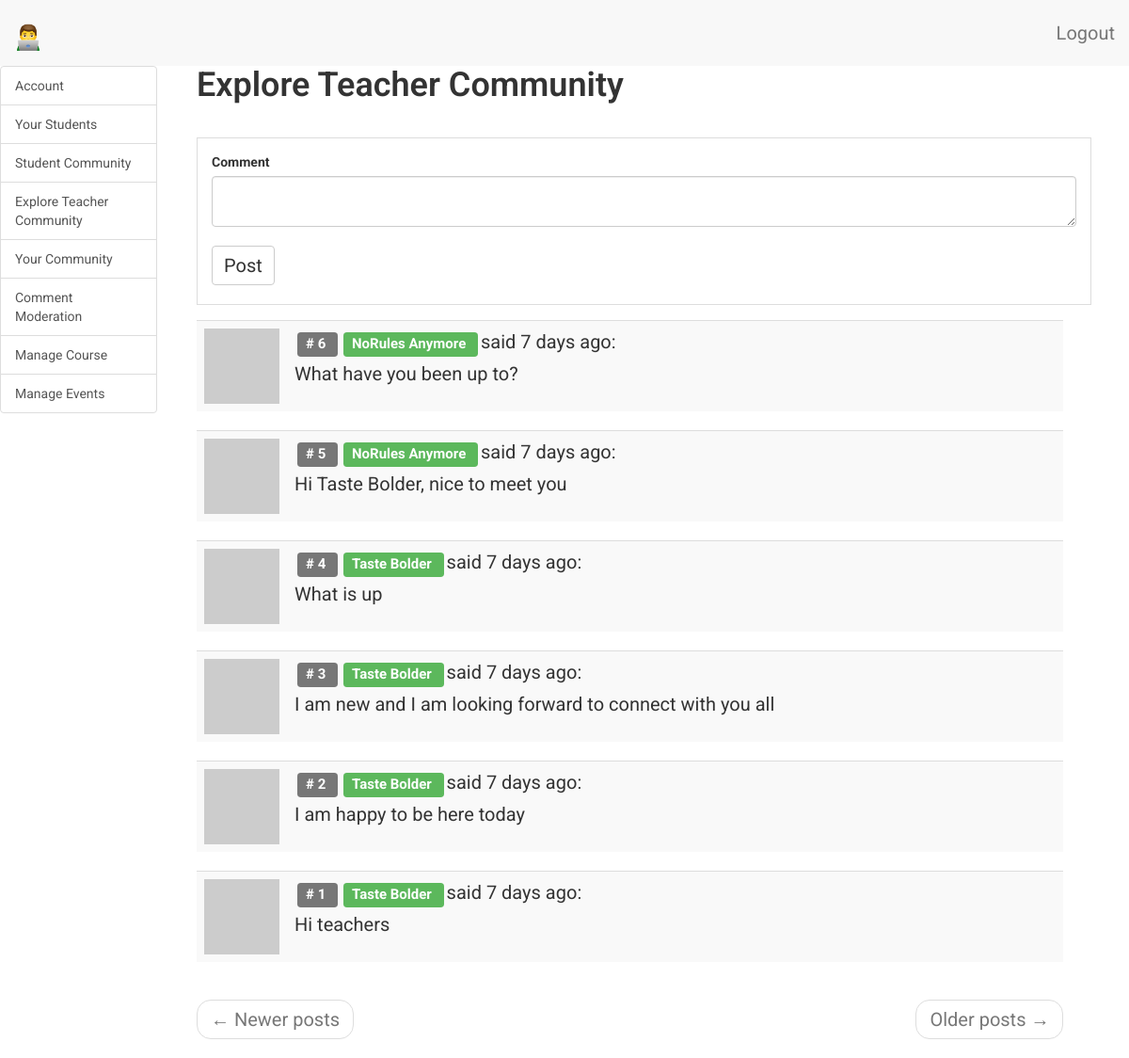
Screenshot of /teacher/dashboard/explore-teachers (signed in) with the database file from the repository.
### app/models.py (models this page shows, shortened)
class TeacherCommunityComment(db.Model):
    __tablename__ = 'teacher community comment'
    id = db.Column(db.Integer, primary_key=True)
    body = db.Column(db.String(140))
    timestamp = db.Column(db.DateTime, index=True, default=datetime.utcnow)
    teacher_id = db.Column(db.Integer, db.ForeignKey('teacher.id'))

class Teacher(UserMixin, db.Model):
    __tablename__ = 'teacher'
    id = db.Column(db.Integer, primary_key=True)
    teacher_full_name = db.Column(db.String(64), index=True, unique=True)
    teacher_email = db.Column(db.String(120), index=True, unique=True)
    teacher_phone = db.Column(db.String(120), index=True, unique=True)
    teacher_residence = db.Column(db.String(120), index=True)
    teacher_course = db.Column(db.String(120), index=True)
    teacher_about_me = db.Column(db.String(140))
    teacher_last_seen = db.Column(db.DateTime, default=datetime.utcnow)
    teacher_password_hash = db.Column(db.String(128))
    comments = db.relationship(
        'TeacherCommunityComment',
        backref='author',
        lazy='dynamic'
        )
    course_overview = db.relationship(
        'WebDevelopmentOverview',
        backref='author',
        lazy='dynamic'
        )
    table_of_contentes = db.relationship(
        'TableOfContents',
        backref='author',
        lazy='dynamic'
        )
    chapter = db.relationship(
        'Chapter',
        backref='author',
        lazy='dynamic'
        )
    chapter_objectives = db.relationship(
        'ChapterObjectives',
        backref='author',
        lazy='dynamic'
        )
    chapter_quizzes = db.relationship(
        'ChapterQuiz',
        backref='author',
        lazy='dynamic'
        )
    def avatar_teacher(self, size):
        digest = md5(self.teacher_email.lower().encode('utf-8')).hexdigest()
        return 'https://www.gravatar.com/avatar/{}?d=identicon&s={}'.format(
            digest, size)
    teacher_followed = db.relationship(
        'Teacher',
        secondary=teacher_followers,
        primaryjoin=(teacher_followers.c.follower_id == id),
        secondaryjoin=(teacher_followers.c.followed_id == id),
        backref=db.backref(
            'teacher_followers',
            lazy='dynamic'
            ), lazy='dynamic')

### app/teacher/routes.py (the view, shortened to what this page needs)
@bp.route('/dashboard/explore-teachers')
@login_required
def dashboard_explore_teachers():
    teacher = Teacher.query.filter_by(
        teacher_full_name=current_user.teacher_full_name).first()
    page = request.args.get('page', 1, type=int)
    comment_form = CommentForm()
    comments = TeacherCommunityComment.query.order_by(
        TeacherCommunityComment.timestamp.desc()
        ).paginate(
            page,
            current_app.config['POSTS_PER_PAGE'],
            False
            )
    next_url = url_for(
        'teacher.dashboard_explore_teachers',
        page=comments.next_num) \
        if comments.has_next else None
    prev_url = url_for(
        'teacher.dashboard_explore_teachers',
        page=comments.prev_num) \
        if comments.has_prev else None
    return render_template(
        'teacher/explore_teachers.html',
        title='Explore Teachers',
        teacher=teacher,
        next_url=next_url,
        prev_url=prev_url,
        comments=comments.items,
        comment_form=comment_form
        )

### app/teacher/forms.py
class CommentForm(FlaskForm):
    comment = TextAreaField('Comment',
                            validators=[DataRequired()]
                            )
    submit = SubmitField('Post')

### app/models.py (called while the page is built)
@login.user_loader
def load_teacher(id):
    return Teacher.query.get(int(id))

### app/teacher/routes.py (called while the page is built)
@bp.before_request
def before_request():
    if current_user.is_authenticated:
        current_user.teacher_last_seen = datetime.utcnow()
        db.session.commit()

### app/templates/teacher/explore_teachers.html (shortened to what this page needs)
{% extends 'base.html' %}
{% import 'bootstrap/wtf.html' as wtf %}
{% block app_content %}
    <div class="row">
        <div class="col-sm-12">
        </div>
    </div>
    <div class="row">
        <div class="col-sm-12">
            <div id="explore-teacher-community" class="tabcontent">
                <div class="row">
                    <div class="col-sm-12">
                        <h1>Explore Teacher Community</h1>
                    </div>
                </div>
                <div class="row">
                    <div class="col-sm-12 my-form">
                        {{ wtf.quick_form(comment_form) }}
                    </div>
                    <div class="col-sm-6">
                    </div>
                </div>
                <div class="row">
                    <div class="col-sm-12">
                        {% for comment in comments %}
                            {% include 'teacher/_comments_teachers.html' %}
                        {% endfor %}
                    </div>
                </div>
                <div class="row">
                    <div class="col-sm-12">
                        <nav aria-label="...">
                            <ul class="pager">
                                <li class="previous{% if not prev_url %} disabled{% endif %}">
                                    <a href="{{ prev_url or '#' }}">
                                        <span aria-hidden="true">&larr;</span> Newer posts
                                    </a>
                                </li>
                                <li class="next{% if not next_url %} disabled{% endif %}">
                                    <a href="{{ next_url or '#' }}">
                                        Older posts <span aria-hidden="true">&rarr;</span>
                                    </a>
                                </li>
                            </ul>
                        </nav>
                    </div>
                </div>
            </div>
        </div>
    </div>
{% endblock %}

### app/templates/teacher/_comments_teachers.html
<table class="table table-striped">
    <tr valign='top'>
        <td width="30px">
            <a href=" {{ url_for('teacher.profile_teacher', teacher_full_name=comment.author.teacher_full_name) }} ">
                <img src=" {{ comment.author.avatar_teacher(30) }}  ">
            </a>
        </td>
        <td>
            <span class="comment-id label label-default"># {{ comment.id }} </span>
            <a href="{{ url_for('teacher.profile_teacher', teacher_full_name=comment.author.teacher_full_name) }}">
                <span class="label label-success"> {{ comment.author.teacher_full_name }} </span>
            </a>
            said {{ moment(comment.timestamp).fromNow() }}:
            <br>
            <div class="comment-body">
                {{ comment.body }}
            </div>
        </td>
    </tr>
</table>

### app/static/css/main.css (style rules this page uses)
.my-form, .card-deck { padding: 15px; border: 1px solid #ddd; margin: 15px; }
.label { margin: 3px; }
html, body { font-family: 'Roboto', sans-serif; }
h1 { padding-bottom: 10px; font-weight: 600; margin-top: 0px; padding-top: 0px; }
p, li { line-height: 30px; margin-top: 10px; margin-bottom: 10px; }
p, li, td, .btn, .btn-alt, .schedule-btn { font-size: 20px; }
.comment-body { margin-top: 5px; }
.btn { margin-top: 5px; margin-bottom: 5px; }
.tabcontent { float: left; padding: 0px 12px; width: 99%; border-left: none; height: 300px; }

### rows the page displays
TeacherCommunityComment: id "6", author.teacher_full_name "NoRules Anymore", timestamp "7 days ago", body "What have you been up to?"
TeacherCommunityComment: id "5", author.teacher_full_name "NoRules Anymore", timestamp "7 days ago", body "Hi Taste Bolder, nice to meet you"
TeacherCommunityComment: id "4", author.teacher_full_name "Taste Bolder", timestamp "7 days ago", body "What is up"
TeacherCommunityComment: id "3", author.teacher_full_name "Taste Bolder", timestamp "7 days ago", body "I am new and I am looking forward to connect with you all"
TeacherCommunityComment: id "2", author.teacher_full_name "Taste Bolder", timestamp "7 days ago", body "I am happy to be here today"
TeacherCommunityComment: id "1", author.teacher_full_name "Taste Bolder", timestamp "7 days ago", body "Hi teachers"
